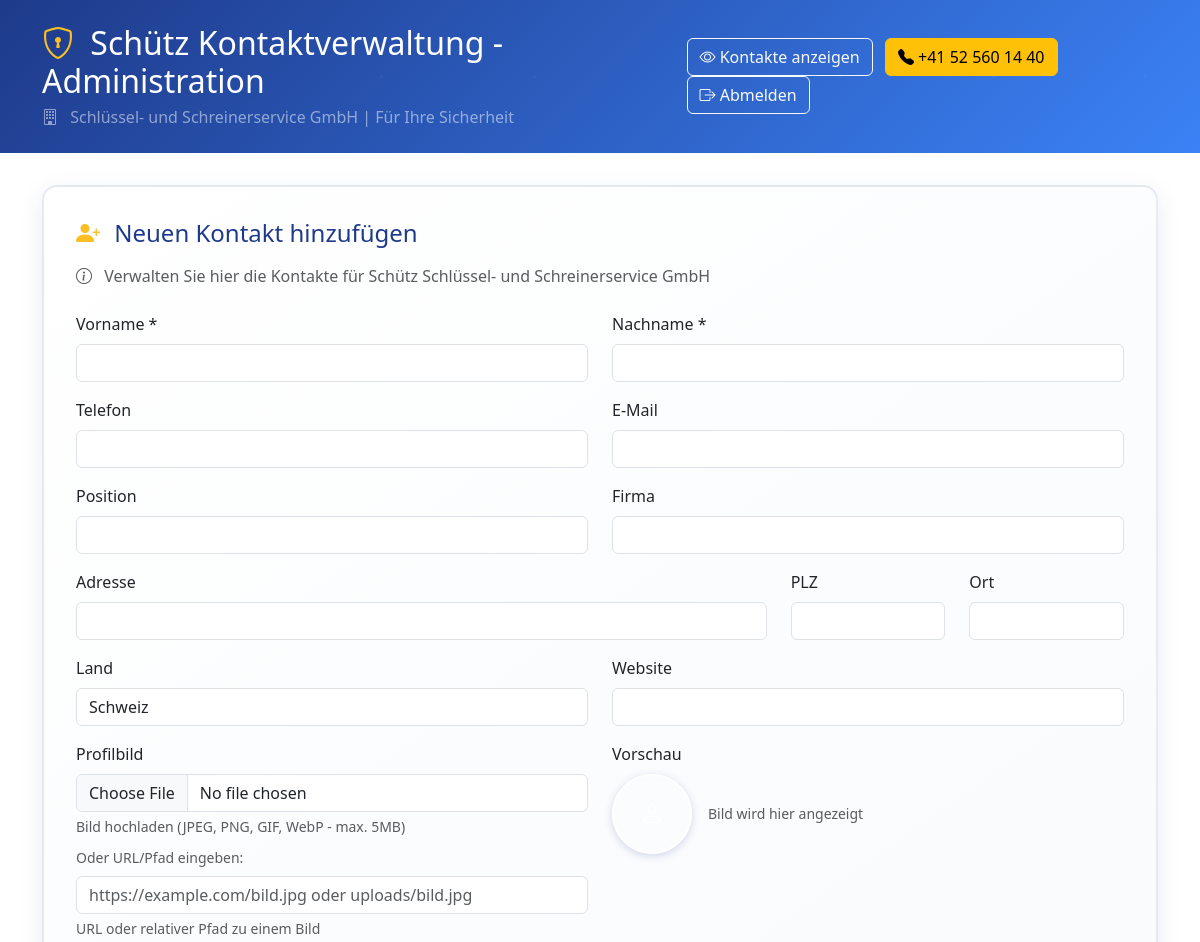
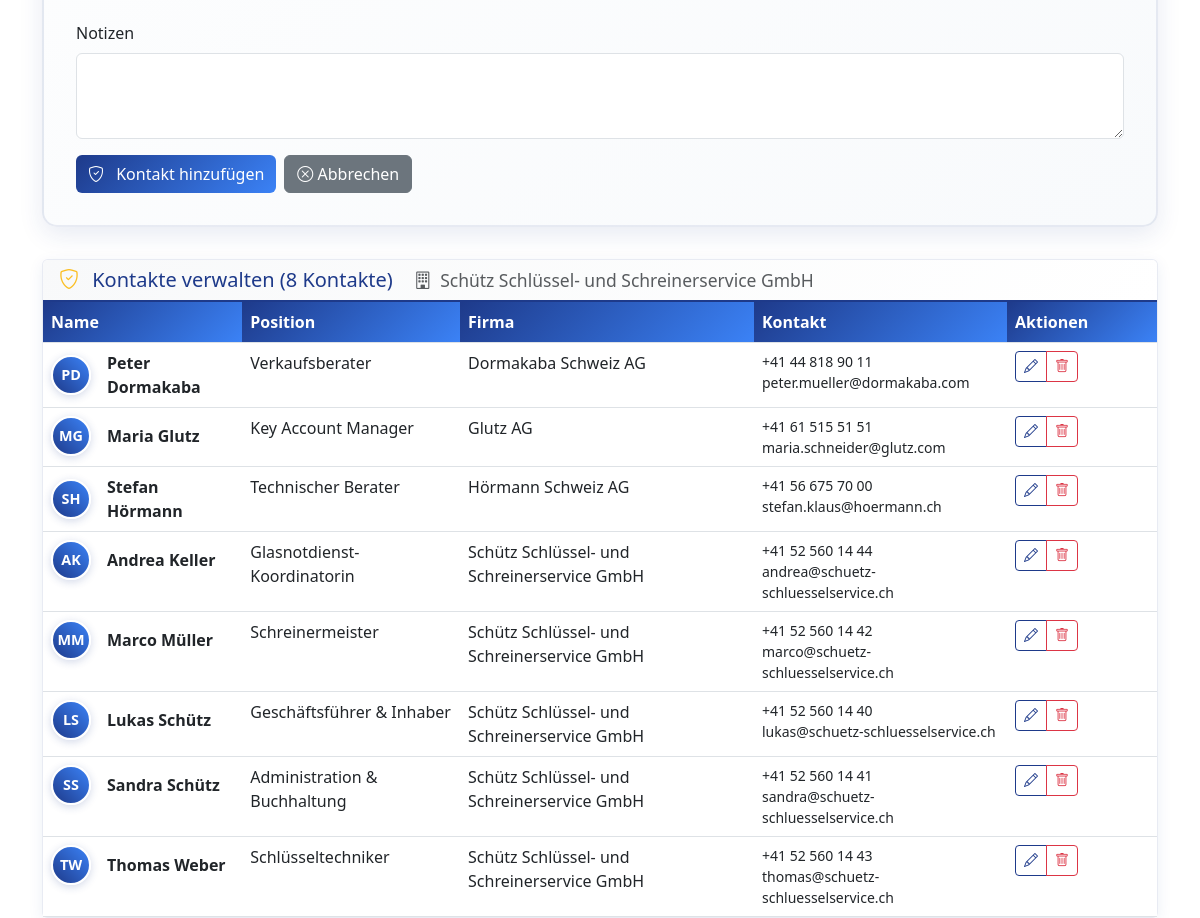
The page /admin (signed in) on the database its author committed (2 pictures, top to bottom).
### tables this page shows
CREATE TABLE IF NOT EXISTS kontakte (
    id INT AUTO_INCREMENT PRIMARY KEY,
    vorname VARCHAR(100) NOT NULL,
    nachname VARCHAR(100) NOT NULL,
    telefon VARCHAR(20),
    email VARCHAR(150),
    position VARCHAR(100),
    firma VARCHAR(150),
    adresse TEXT,
    plz VARCHAR(10),
    ort VARCHAR(100),
    land VARCHAR(50) DEFAULT 'Schweiz',
    website VARCHAR(200),
    notizen TEXT,
    foto_url VARCHAR(300),
    is_active BOOLEAN DEFAULT TRUE,
    created_at TIMESTAMP DEFAULT CURRENT_TIMESTAMP,
    updated_at TIMESTAMP DEFAULT CURRENT_TIMESTAMP ON UPDATE CURRENT_TIMESTAMP
);

### config.php (called while the page is built, shortened)
<?php
class Database {
    private $host = 'localhost';
    private $user = 'kontaktverwaltung';
    private $pass = 'Kontakt&Verwaltung';
    private $dbname = 'kontaktverwaltung';
    private $conn;
    public function __construct() {
        $this->conn = new mysqli($this->host, $this->user, $this->pass, $this->dbname);
        $this->conn->set_charset("utf8mb4");
    }
    public function prepare($sql) {
        return $this->conn->prepare($sql);
    }
}
class ContactManager {
    private $db;
    public function __construct() {
        $this->db = new Database();
    }
    public function getAllContacts() {
        $stmt = $this->db->prepare("SELECT * FROM kontakte WHERE is_active = TRUE ORDER BY nachname, vorname");
        $stmt->execute();
        return $stmt->get_result()->fetch_all(MYSQLI_ASSOC);
    }
}
?>

### admin.php (the view, shortened to what this page needs)
<?php
require_once 'config.php';
$contactManager = new ContactManager();
$contacts = $contactManager->getAllContacts();
?>
<!DOCTYPE html>
<html lang="de">
<head>
    <link href="https://cdn.jsdelivr.net/npm/bootstrap@5.3.0/dist/css/bootstrap.min.css" rel="stylesheet">
    <link href="https://cdn.jsdelivr.net/npm/bootstrap-icons@1.10.0/font/bootstrap-icons.css" rel="stylesheet">
</head>
<body>
    <div class="admin-header">
        <div class="container position-relative">
            <div class="d-flex justify-content-between align-items-center">
                <div>
                    <h2 class="mb-0 text-white">
                        <i class="bi bi-shield-lock security-icon"></i>
                        Schütz Kontaktverwaltung - Administration
                    </h2>
                    <p class="mb-0 mt-1 text-white-50">
                        <i class="bi bi-building me-2"></i>
                        Schlüssel- und Schreinerservice GmbH | Für Ihre Sicherheit
                    </p>
                </div>
                <div>
                    <a href="index" class="btn btn-outline-light me-2">
                        <i class="bi bi-eye"></i> Kontakte anzeigen
                    </a>
                    <a href="tel:+41525601440" class="btn btn-warning me-2">
                        <i class="bi bi-telephone-fill"></i> +41 52 560 14 40
                    </a>
                    <a href="?logout=1" class="btn btn-outline-light">
                        <i class="bi bi-box-arrow-right"></i> Abmelden
                    </a>
                </div>
            </div>
        </div>
    </div>
    <div class="container">
        <div class="contact-form">
            <h4 class="mb-3" style="color: var(--primary-color);">
                <i class="bi bi-person-plus-fill security-icon"></i>
                <span id="formTitle">Neuen Kontakt hinzufügen</span>
            </h4>
            <p class="text-muted mb-4">
                <i class="bi bi-info-circle me-2"></i>
                Verwalten Sie hier die Kontakte für Schütz Schlüssel- und Schreinerservice GmbH
            </p>
            <form method="POST" id="contactForm" enctype="multipart/form-data">
                <div class="row">
                    <div class="col-md-6 mb-3">
                        <label for="vorname" class="form-label">Vorname *</label>
                        <input type="text" class="form-control" id="vorname" name="vorname" required>
                    </div>
                    <div class="col-md-6 mb-3">
                        <label for="nachname" class="form-label">Nachname *</label>
                        <input type="text" class="form-control" id="nachname" name="nachname" required>
                    </div>
                </div>
                <div class="row">
                    <div class="col-md-6 mb-3">
                        <label for="telefon" class="form-label">Telefon</label>
                        <input type="tel" class="form-control" id="telefon" name="telefon">
                    </div>
                    <div class="col-md-6 mb-3">
                        <label for="email" class="form-label">E-Mail</label>
                        <input type="email" class="form-control" id="email" name="email">
                    </div>
                </div>
                <div class="row">
                    <div class="col-md-6 mb-3">
                        <label for="position" class="form-label">Position</label>
                        <input type="text" class="form-control" id="position" name="position">
                    </div>
                    <div class="col-md-6 mb-3">
                        <label for="firma" class="form-label">Firma</label>
                        <input type="text" class="form-control" id="firma" name="firma">
                    </div>
                </div>
                <div class="row">
                    <div class="col-md-8 mb-3">
                        <label for="adresse" class="form-label">Adresse</label>
                        <input type="text" class="form-control" id="adresse" name="adresse">
                    </div>
                    <div class="col-md-2 mb-3">
                        <label for="plz" class="form-label">PLZ</label>
                        <input type="text" class="form-control" id="plz" name="plz">
                    </div>
                    <div class="col-md-2 mb-3">
                        <label for="ort" class="form-label">Ort</label>
                        <input type="text" class="form-control" id="ort" name="ort">
                    </div>
                </div>
                <div class="row">
                    <div class="col-md-6 mb-3">
                        <label for="land" class="form-label">Land</label>
                        <input type="text" class="form-control" id="land" name="land" value="Schweiz">
                    </div>
                    <div class="col-md-6 mb-3">
                        <label for="website" class="form-label">Website</label>
                        <input type="url" class="form-control" id="website" name="website">
                    </div>
                </div>
                <div class="row">
                    <div class="col-md-6 mb-3">
                        <label for="foto_url" class="form-label">Profilbild</label>
                        <div class="mb-2">
                            <input type="file" class="form-control" id="foto_file" name="foto_file"
                                   accept="image/jpeg,image/png,image/gif,image/webp" onchange="uploadProfileImage(this)">
                            <div class="form-text">Bild hochladen (JPEG, PNG, GIF, WebP - max. 5MB)</div>
                        </div>
                        <div class="mb-2">
                            <label for="foto_url" class="form-label text-muted small">Oder URL/Pfad eingeben:</label>
                            <input type="text" class="form-control" id="foto_url" name="foto_url" placeholder="https://example.com/bild.jpg oder uploads/bild.jpg">
                            <div class="form-text">URL oder relativer Pfad zu einem Bild</div>
                        </div>
                    </div>
                    <div class="col-md-6 mb-3">
                        <label class="form-label">Vorschau</label>
                        <div id="imagePreview" class="d-flex align-items-center">
                            <div class="contact-avatar me-3" id="avatarPreview" style="width: 80px; height: 80px; font-size: 1.5rem; display: flex; align-items: center; justify-content: center;">
                            </div>
                            <div>
                                <small class="text-muted d-block">Bild wird hier angezeigt</small>
                            </div>
                        </div>
                    </div>
                </div>
                <div class="mb-3">
                    <label for="notizen" class="form-label">Notizen</label>
                    <textarea class="form-control" id="notizen" name="notizen" rows="3"></textarea>
                </div>
                <div class="d-flex gap-2">
                    <button type="submit" class="btn btn-primary">
                        <i class="bi bi-shield-check me-2"></i>
                        <span id="submitText">Kontakt hinzufügen</span>
                    </button>
                    <button type="button" class="btn btn-secondary" onclick="resetForm()">
                        <i class="bi bi-x-circle"></i> Abbrechen
                    </button>
                </div>
            </form>
        </div>
        <div class="card">
            <div class="card-header">
                <h5 class="mb-0">
                    <i class="bi bi-shield-check security-icon"></i>
                    Kontakte verwalten (<?= count($contacts) ?> Kontakte)
                    <small class="text-muted ms-3">
                        <i class="bi bi-building me-1"></i>
                        Schütz Schlüssel- und Schreinerservice GmbH
                    </small>
                </h5>
            </div>
            <div class="card-body p-0">
                <div class="table-responsive">
                    <table class="table table-hover mb-0">
                        <thead>
                            <tr>
                                <th>Name</th>
                                <th class="d-none d-md-table-cell">Position</th>
                                <th class="d-none d-lg-table-cell">Firma</th>
                                <th class="d-none d-md-table-cell">Kontakt</th>
                                <th width="150">Aktionen</th>
                            </tr>
                        </thead>
                        <tbody>
                            <?php foreach ($contacts as $contact): ?>
                                <tr>
                                    <td>
                                        <div class="d-flex align-items-center">
                                            <div class="contact-avatar me-3" style="width: 40px; height: 40px; font-size: 0.9rem; display: flex; align-items: center; justify-content: center;
                                                 <?php if (!empty($contact['foto_url'])): ?>
                                                     background-image: url('<?= htmlspecialchars($contact['foto_url']) ?>');
                                                     background-size: cover;
                                                     background-position: center;
                                                 <?php endif; ?>">
                                                <?php if (empty($contact['foto_url'])): ?>
                                                    <?= strtoupper(substr($contact['vorname'], 0, 1) . substr($contact['nachname'], 0, 1)) ?>
                                                <?php endif; ?>
                                            </div>
                                            <div>
                                                <div class="fw-bold"><?= htmlspecialchars($contact['vorname'] . ' ' . $contact['nachname']) ?></div>
                                            </div>
                                        </div>
                                    </td>
                                    <td class="d-none d-md-table-cell">
                                        <?= htmlspecialchars($contact['position'] ?? '') ?>
                                    </td>
                                    <td class="d-none d-lg-table-cell">
                                        <?= htmlspecialchars($contact['firma'] ?? '') ?>
                                    </td>
                                    <td class="d-none d-md-table-cell">
                                        <small>
                                            <?php if ($contact['telefon']): ?>
                                                <div><?= htmlspecialchars($contact['telefon']) ?></div>
                                            <?php endif; ?>
                                            <?php if ($contact['email']): ?>
                                                <div><?= htmlspecialchars($contact['email']) ?></div>
                                            <?php endif; ?>
                                        </small>
                                    </td>
                                    <td>
                                        <div class="btn-group btn-group-sm">
                                            <button class="btn btn-outline-primary" onclick="editContact(<?= htmlspecialchars(json_encode($contact)) ?>)">
                                                <i class="bi bi-pencil"></i>
                                            </button>
                                            <button class="btn btn-outline-danger" onclick="deleteContact(<?= $contact['id'] ?>, '<?= htmlspecialchars($contact['vorname'] . ' ' . $contact['nachname']) ?>')">
                                                <i class="bi bi-trash"></i>
                                            </button>
                                        </div>
                                    </td>
                                </tr>
                            <?php endforeach; ?>
                        </tbody>
                    </table>
                </div>
            </div>
        </div>
    </div>
</body>
</html>

### admin.php (style rules this page uses)
:root { --primary-color: #1e3a8a; --secondary-color: #3b82f6; --accent-color: #fbbf24; --dark-color: #1f2937; --light-gray: #f8f9fa; --border-color: #e5e7eb; }
.admin-header { background: linear-gradient(135deg, var(--primary-color), var(--secondary-color)); color: white; padding: 1.5rem 0; margin-bottom: 2rem; position: relative; overflow: hidden; }
.admin-header::before { content: ''; position: absolute; top: 0; left: 0; right: 0; bottom: 0; opacity: 0.3; }
.contact-form { background: linear-gradient(145deg, #ffffff, #f8fafc); border: 2px solid rgba(30, 58, 138, 0.1); border-radius: 15px; padding: 2rem; margin-bottom: 2rem; box-shadow: 0 8px 25px rgba(30, 58, 138, 0.1); }
.btn-primary { background: linear-gradient(135deg, var(--primary-color), var(--secondary-color)); border: none; transition: all 0.3s ease; }
.btn-outline-primary { border-color: var(--primary-color); color: var(--primary-color); }
.table th { border-top: none; background: linear-gradient(135deg, var(--primary-color), var(--secondary-color)); color: white; font-weight: bold; }
.contact-avatar { background: linear-gradient(45deg, var(--primary-color), var(--secondary-color)); border: 2px solid white; box-shadow: 0 2px 8px rgba(30, 58, 138, 0.2); color: white; border-radius: 50%; font-weight: bold; flex-shrink: 0; min-width: 40px; min-height: 40px; object-fit: cover; }
.card { border: 1px solid rgba(30, 58, 138, 0.1); box-shadow: 0 4px 15px rgba(30, 58, 138, 0.08); }
.card-header { background: linear-gradient(135deg, var(--light-gray), #ffffff); border-bottom: 2px solid var(--primary-color); font-weight: bold; color: var(--primary-color); }
.security-icon { color: var(--accent-color); margin-right: 8px; }

### rows shown on the page
kontakte: vorname+nachname "PD", vorname+nachname "Peter Dormakaba", position "Verkaufsberater", firma "Dormakaba Schweiz AG", telefon "+41 44 818 90 11", email "peter.mueller@dormakaba.com"
kontakte: vorname+nachname "MG", vorname+nachname "Maria Glutz", position "Key Account Manager", firma "Glutz AG", telefon "+41 61 515 51 51", email "maria.schneider@glutz.com"
kontakte: vorname+nachname "SH", vorname+nachname "Stefan Hörmann", position "Technischer Berater", firma "Hörmann Schweiz AG", telefon "+41 56 675 70 00", email "stefan.klaus@hoermann.ch"
kontakte: vorname+nachname "AK", vorname+nachname "Andrea Keller", position "Glasnotdienst-Koordinatorin", firma "Schütz Schlüssel- und Schreinerservice GmbH", telefon "+41 52 560 14 44", email "andrea@schuetz-schluesselservice.ch"
kontakte: vorname+nachname "MM", vorname+nachname "Marco Müller", position "Schreinermeister", firma "Schütz Schlüssel- und Schreinerservice GmbH", telefon "+41 52 560 14 42", email "marco@schuetz-schluesselservice.ch"
kontakte: vorname+nachname "LS", vorname+nachname "Lukas Schütz", position "Geschäftsführer & Inhaber", firma "Schütz Schlüssel- und Schreinerservice GmbH", telefon "+41 52 560 14 40", email "lukas@schuetz-schluesselservice.ch"
kontakte: vorname+nachname "SS", vorname+nachname "Sandra Schütz", position "Administration & Buchhaltung", firma "Schütz Schlüssel- und Schreinerservice GmbH", telefon "+41 52 560 14 41", email "sandra@schuetz-schluesselservice.ch"
kontakte: vorname+nachname "TW", vorname+nachname "Thomas Weber", position "Schlüsseltechniker", firma "Schütz Schlüssel- und Schreinerservice GmbH", telefon "+41 52 560 14 43", email "thomas@schuetz-schluesselservice.ch"

### other values the page prints
count($contacts) "8"
